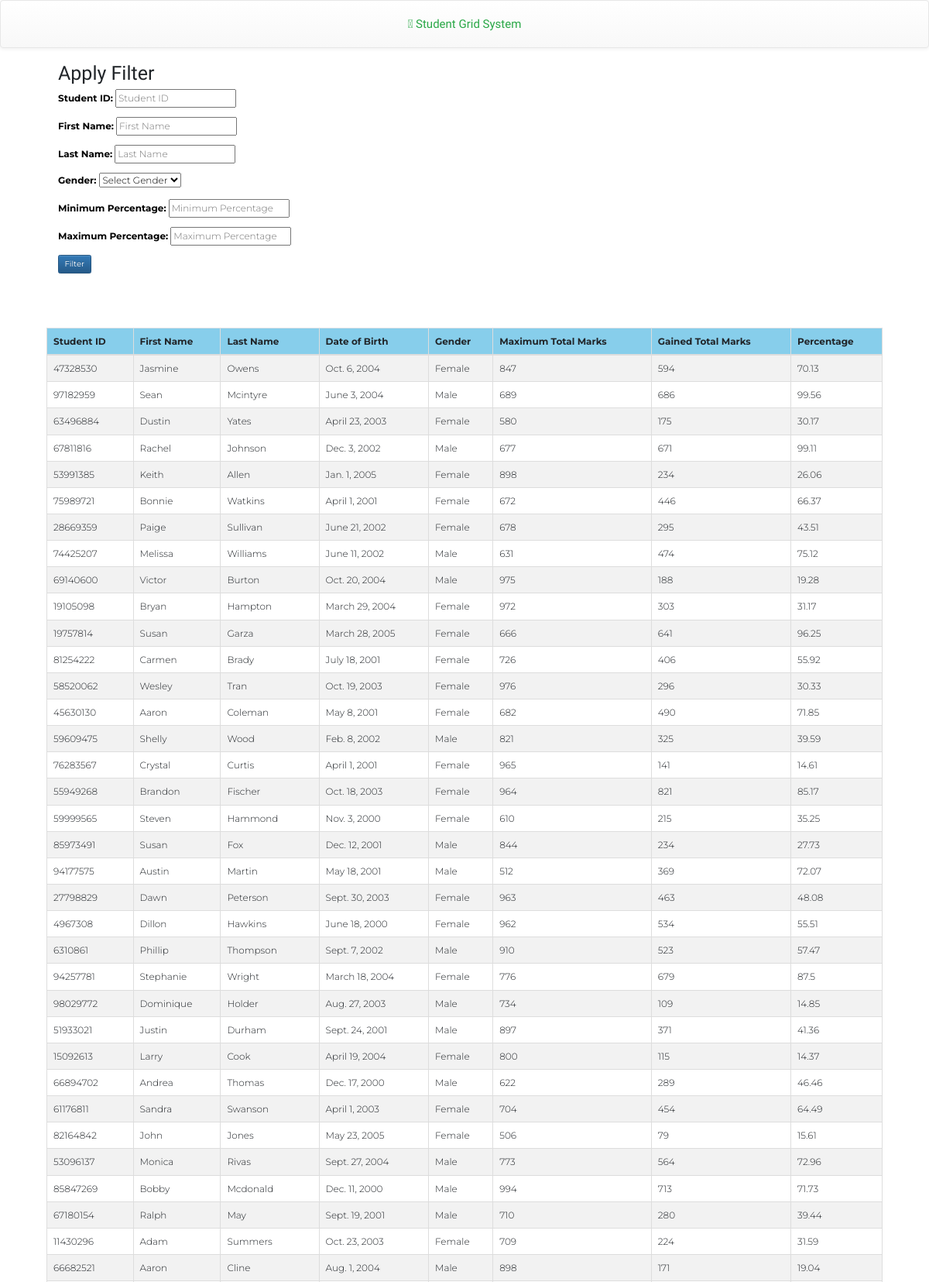
The page / (upper part) on the database its author committed.
### student_grid/models.py (models this page shows, shortened)
class Student(models.Model):
    gender_choices = (
        ('Male','Male'),
        ('Female','Female')
        )
    std_id = models.CharField(max_length=15, verbose_name="Student ID", unique=True)
    std_fname = models.CharField(max_length=50, verbose_name="First Name")
    std_lname = models.CharField(max_length=50, verbose_name="Last Name", default=None)
    dob = models.DateField(auto_now=False, auto_now_add=False, verbose_name="Date of Birth")
    gender = models.CharField(verbose_name="Gender", choices=gender_choices, default='Male', max_length=10)
    max_total_marks = models.CharField(max_length=4, verbose_name="Maximum Total Marks")
    total_marks = models.CharField(max_length=4, verbose_name="Gained Total Marks")
    percentage = models.CharField(max_length=3, verbose_name="Percentage")
    REQUIRED_FIELDS = ['std_id','std_fname','dob','gender', 'max_total_marks','total_marks','percentage']
    class Meta:
        verbose_name = "Student"
        verbose_name_plural = "Students"

### student_grid/views.py (the view)
# urls.py: path('', StudentListView.as_view(), name='default-page'),
class StudentListView(ListView):
    model = Student
    template_name = "index.html"
    def get_queryset(self):
        queryset = Student.objects.all()
        student_id = self.request.GET.get('student_id')
        fname = self.request.GET.get('fname')
        lname = self.request.GET.get('lname')
        gender = self.request.GET.get('gender')
        minpercentage = self.request.GET.get('minpercentage')
        maxpercentage = self.request.GET.get('maxpercentage')
        if student_id:
            queryset = queryset.filter(std_id=student_id)
        if fname:
            queryset = queryset.filter(std_fname__icontains=fname)
        if lname:
            queryset = queryset.filter(std_lname__icontains=lname)
        if gender:
            queryset = queryset.filter(gender=gender)
        if minpercentage:
            queryset = queryset.filter(percentage__gt=minpercentage)
        if maxpercentage:
            queryset = queryset.filter(percentage__lt=maxpercentage)
        return queryset

### templates/index.html (shortened to what this page needs)
{% extends 'base.html' %}
{% load static %}
{% load bootstrap4 %}
{% block content %}
    <div class="container">
        <div class="">
            <div class="container" style="padding-top:80px;">
                <h1 style="font-family: 'Russo One',sans-serif;">Apply Filter</h1>
                <form method="GET" action="{% url 'student_grid:student_list' %}" class="filter">
                    <div class="form-group">
                        <label>Student ID: </label>
                        <input type="text" name="student_id" placeholder="Student ID">
                    </div>
                    <div class="form-group">
                        <label>First Name: </label>
                        <input type="text" name="fname" placeholder="First Name">
                    </div>
                    <div class="form-group">
                        <label>Last Name: </label>
                        <input type="text" name="lname" placeholder="Last Name">
                    </div>
                    <div class="form-group">
                        <label>Gender: </label>
                        <select name="gender">
                            <option value="">Select Gender</option>
                          </select>
                    </div>
                    <div class="form-group">
                        <label>Minimum Percentage: </label>
                        <input type="text" name="minpercentage" placeholder="Minimum Percentage">
                    </div>
                    <div class="form-group">
                        <label>Maximum Percentage: </label>
                        <input type="text" name="maxpercentage" placeholder="Maximum Percentage">
                    </div>
                    <button type="submit" class="btn btn-primary">Filter</button>
                </form>
            </div>
            <div class="t-row1" style="display:flex; flex-direction:row; padding:70px 0px" >
                <table class="table table-hover table-striped table-bordered thead-dark">
                    <thead class="bg-blue">
                        <tr>
                            <th>Student ID</th>
                            <th>First Name</th>
                            <th>Last Name</th>
                            <th>Date of Birth</th>
                            <th>Gender</th>
                            <th>Maximum Total Marks</th>
                            <th>Gained Total Marks</th>
                            <th>Percentage</th>
                          </tr>
                    </thead>
                    <tbody>
                        {% for student in student_list %}
                        <tr>
                            <td>{{ student.std_id }}</td>
                            <td>{{ student.std_fname }}</td>
                            <td>{{ student.std_lname }}</td>
                            <td>{{ student.dob }}</td>
                            <td>{{ student.gender }}</td>
                            <td>{{ student.max_total_marks }}</td>
                            <td>{{ student.total_marks }}</td>
                            <td>{{ student.percentage }}</td>
                          </tr>
                        {% endfor %}
                    </tbody>
                </table>
            </div>
        </div>
    </div>
{% endblock content %}

### templates/base.html (shortened to what this page needs)
<!DOCTYPE html>
{% load static %}
<html>
    <head>
            <link rel="stylesheet" href="https://cdn.jsdelivr.net/npm/bootstrap@3.3.7/dist/css/bootstrap.min.css">
            <link rel="stylesheet" href="https://cdn.jsdelivr.net/npm/bootstrap@4.4.1/dist/css/bootstrap.min.css">
            <link rel="stylesheet" href="https://cdn.jsdelivr.net/npm/bootstrap@3.3.7/dist/css/bootstrap-theme.min.css">
            <link rel="stylesheet" href="//cdn.jsdelivr.net/npm/medium-editor@latest/dist/css/medium-editor.min.css" type="text/css" media="screen" charset="utf-8">
            <link rel = "stylesheet" href="{% static 'master.css' %}">
            <link href="https://cdn.jsdelivr.net/npm/select2@4.1.0-rc.0/dist/css/select2.min.css" rel="stylesheet" />
    </head>
    <body>
        <nav class="navbar navbar-default fixed-top techfont custom-navbar" >
            <div class= "container">
                <ul class="nav navbar-nav">
                    <li> <a href=""> <span class="glyphicon-bold text-success"> Student Grid System </span> </a> </li>
                </ul>
            </div>
        </nav>
        <div class="container">
            {% block content %}
            {% endblock content %}
        </div>
    </body>
</html>

### static/master.css (style rules this page uses)
.filter, table { color: black; font-family: 'Montserrat'; font-size: larger; font-weight: 300; }
table { border: 3px; }
thead { font-weight: 500; background-color: skyblue; }
.techfont { font-family: 'Russo One',sans-serif; font-size: 1.5em; margin-bottom: 10px; }

### rows shown on the page
Student: std_id "47328530", std_fname "Jasmine", std_lname "Owens", dob "Oct. 6, 2004", gender "Female", max_total_marks "847", total_marks "594", percentage "70.13"
Student: std_id "97182959", std_fname "Sean", std_lname "Mcintyre", dob "June 3, 2004", gender "Male", max_total_marks "689", total_marks "686", percentage "99.56"
Student: std_id "63496884", std_fname "Dustin", std_lname "Yates", dob "April 23, 2003", gender "Female", max_total_marks "580", total_marks "175", percentage "30.17"
Student: std_id "67811816", std_fname "Rachel", std_lname "Johnson", dob "Dec. 3, 2002", gender "Male", max_total_marks "677", total_marks "671", percentage "99.11"
Student: std_id "53991385", std_fname "Keith", std_lname "Allen", dob "Jan. 1, 2005", gender "Female", max_total_marks "898", total_marks "234", percentage "26.06"
Student: std_id "75989721", std_fname "Bonnie", std_lname "Watkins", dob "April 1, 2001", gender "Female", max_total_marks "672", total_marks "446", percentage "66.37"
Student: std_id "28669359", std_fname "Paige", std_lname "Sullivan", dob "June 21, 2002", gender "Female", max_total_marks "678", total_marks "295", percentage "43.51"
Student: std_id "74425207", std_fname "Melissa", std_lname "Williams", dob "June 11, 2002", gender "Male", max_total_marks "631", total_marks "474", percentage "75.12"
Student: std_id "69140600", std_fname "Victor", std_lname "Burton", dob "Oct. 20, 2004", gender "Male", max_total_marks "975", total_marks "188", percentage "19.28"
Student: std_id "19105098", std_fname "Bryan", std_lname "Hampton", dob "March 29, 2004", gender "Female", max_total_marks "972", total_marks "303", percentage "31.17"
Student: std_id "19757814", std_fname "Susan", std_lname "Garza", dob "March 28, 2005", gender "Female", max_total_marks "666", total_marks "641", percentage "96.25"
Student: std_id "81254222", std_fname "Carmen", std_lname "Brady", dob "July 18, 2001", gender "Female", max_total_marks "726", total_marks "406", percentage "55.92"
Student: std_id "58520062", std_fname "Wesley", std_lname "Tran", dob "Oct. 19, 2003", gender "Female", max_total_marks "976", total_marks "296", percentage "30.33"
Student: std_id "45630130", std_fname "Aaron", std_lname "Coleman", dob "May 8, 2001", gender "Female", max_total_marks "682", total_marks "490", percentage "71.85"
Student: std_id "59609475", std_fname "Shelly", std_lname "Wood", dob "Feb. 8, 2002", gender "Male", max_total_marks "821", total_marks "325", percentage "39.59"
Student: std_id "76283567", std_fname "Crystal", std_lname "Curtis", dob "April 1, 2001", gender "Female", max_total_marks "965", total_marks "141", percentage "14.61"
Student: std_id "55949268", std_fname "Brandon", std_lname "Fischer", dob "Oct. 18, 2003", gender "Female", max_total_marks "964", total_marks "821", percentage "85.17"
Student: std_id "59999565", std_fname "Steven", std_lname "Hammond", dob "Nov. 3, 2000", gender "Female", max_total_marks "610", total_marks "215", percentage "35.25"
Student: std_id "85973491", std_fname "Susan", std_lname "Fox", dob "Dec. 12, 2001", gender "Male", max_total_marks "844", total_marks "234", percentage "27.73"
Student: std_id "94177575", std_fname "Austin", std_lname "Martin", dob "May 18, 2001", gender "Male", max_total_marks "512", total_marks "369", percentage "72.07"
Student: std_id "27798829", std_fname "Dawn", std_lname "Peterson", dob "Sept. 30, 2003", gender "Female", max_total_marks "963", total_marks "463", percentage "48.08"
Student: std_id "4967308", std_fname "Dillon", std_lname "Hawkins", dob "June 18, 2000", gender "Female", max_total_marks "962", total_marks "534", percentage "55.51"
Student: std_id "6310861", std_fname "Phillip", std_lname "Thompson", dob "Sept. 7, 2002", gender "Male", max_total_marks "910", total_marks "523", percentage "57.47"
Student: std_id "94257781", std_fname "Stephanie", std_lname "Wright", dob "March 18, 2004", gender "Female", max_total_marks "776", total_marks "679", percentage "87.5"
Student: std_id "98029772", std_fname "Dominique", std_lname "Holder", dob "Aug. 27, 2003", gender "Male", max_total_marks "734", total_marks "109", percentage "14.85"
Student: std_id "51933021", std_fname "Justin", std_lname "Durham", dob "Sept. 24, 2001", gender "Male", max_total_marks "897", total_marks "371", percentage "41.36"
Student: std_id "15092613", std_fname "Larry", std_lname "Cook", dob "April 19, 2004", gender "Female", max_total_marks "800", total_marks "115", percentage "14.37"
Student: std_id "66894702", std_fname "Andrea", std_lname "Thomas", dob "Dec. 17, 2000", gender "Male", max_total_marks "622", total_marks "289", percentage "46.46"
Student: std_id "61176811", std_fname "Sandra", std_lname "Swanson", dob "April 1, 2003", gender "Female", max_total_marks "704", total_marks "454", percentage "64.49"
Student: std_id "82164842", std_fname "John", std_lname "Jones", dob "May 23, 2005", gender "Female", max_total_marks "506", total_marks "79", percentage "15.61"
Student: std_id "53096137", std_fname "Monica", std_lname "Rivas", dob "Sept. 27, 2004", gender "Male", max_total_marks "773", total_marks "564", percentage "72.96"
Student: std_id "85847269", std_fname "Bobby", std_lname "Mcdonald", dob "Dec. 11, 2000", gender "Male", max_total_marks "994", total_marks "713", percentage "71.73"
Student: std_id "67180154", std_fname "Ralph", std_lname "May", dob "Sept. 19, 2001", gender "Male", max_total_marks "710", total_marks "280", percentage "39.44"
Student: std_id "11430296", std_fname "Adam", std_lname "Summers", dob "Oct. 23, 2003", gender "Female", max_total_marks "709", total_marks "224", percentage "31.59"
Student: std_id "66682521", std_fname "Aaron", std_lname "Cline", dob "Aug. 1, 2004", gender "Male", max_total_marks "898", total_marks "171", percentage "19.04"
